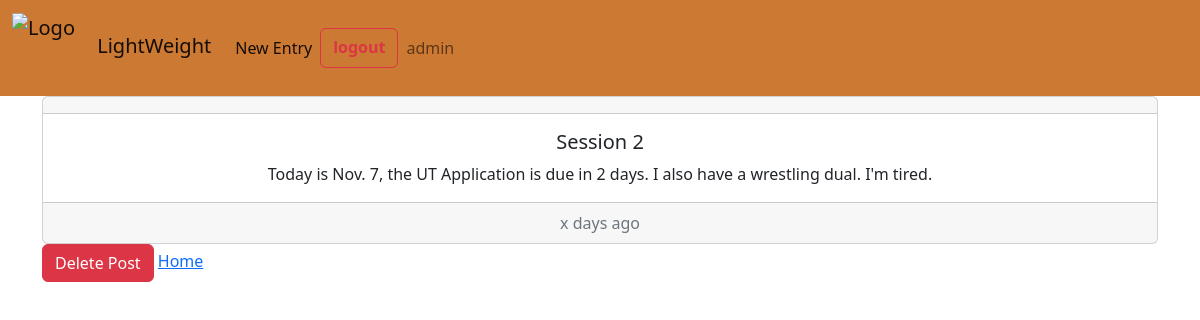
The page /item/2 (signed in) on the database its author committed.
### item/models.py (models this page shows, shortened)
class Entry(models.Model):
    title = models.CharField(max_length = 100)
    routine = models.CharField(max_length = 400)
    date = models.DateField(datetime.date.today(),
                                default='null')

### item/views.py (the view)
# urls.py: path('<int:id>', views.detail, name='detail'),
@login_required
def detail(request, id):
    item = get_object_or_404(Entry, pk=id)
    return render(request, "item/detail.html", {"entry": item})

### item/templates/item/detail.html (shortened to what this page needs)
{% extends "base.html" %}
{% block content %}
<div class="card text-center">
    <div class="card-header">
    </div>
    <div class="card-body">
      <h5 class="card-title">{{ entry.title }}</h5>
      <p class="card-text">{{ entry.routine }}</p>
    </div>
    <div class="card-footer text-muted">
      x days ago
    </div>
  </div>
<a href="{% url 'delete' entry.id %}" class="btn btn-danger btn-small">Delete Post</a>
<a href="{% url 'home' %}">Home</a>
{% endblock %}

### log/templates/icon.html (shortened to what this page needs)
{% load static %}
<nav class="navbar navbar-expand-lg" style="background-color: #cc7933;">
  <div class="container-fluid">
    <a class="navbar-brand" href="{% url 'home' %}">
      <img src="{% static 'log/cow_man.png' %}" alt="Logo" width="80" height="70" class="d-inline-block align-text-center">
      LightWeight</a>
    <div class="collapse navbar-collapse" id="navbarNavAltMarkup">
      <div class="navbar-nav">
        <a class="nav-item nav-link active" href="{% url 'user' %}">New Entry</a>
        {% if user.is_authenticated %}
          <a class="btn btn-outline-danger my-2 my-sm-0" href="{% url 'logout' %}"><strong>logout</strong></a>
          <span class="nav-item nav-link">{{ user.username }}</span>
        {% else %}
        <a class="btn btn-outline-info my-2 my-sm-0" href="{% url 'signup' %}">signup</a>
        <a class="btn btn-outline-success my-2 my-sm-0" href="{% url 'login' %}">login</a>
        {% endif %}
      </div>
    </div>
  </div>
</nav>

### rows shown on the page
Entry: title "Session 2", routine "Today is Nov. 7, the UT Application is due in 2 days. I also have a wrestling dual. I'm tired."

### other values the page prints
{{ user.username }} "admin"
